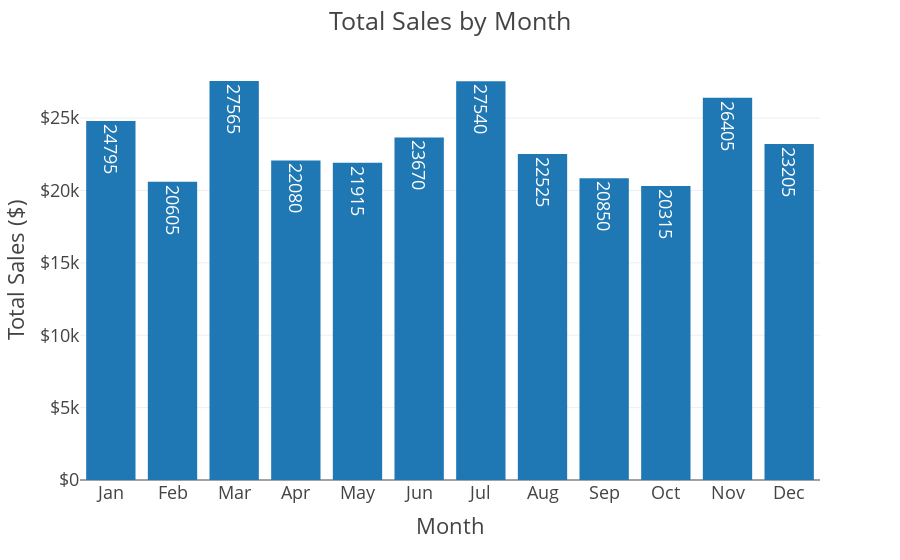

Here is the notebook cell this chart was saved with:
### Code cell
# Create the Plotly figure with text parameter
fig = px.bar(df_monthly,
             x='month_name',
             y='total_sales',
             template=plotly_template,
             text='total_sales')

# Set the layout
fig.update_layout(
    title='Total Sales by Month',
    xaxis_title='Month',
    yaxis_title='Total Sales ($)',
    yaxis_tickprefix='$',
)

# Show the plot
fig.show()

# Save the chart as a PNG image
fig.write_image(output_dir / 'monthly_sales.png',
                width=1200,
                height=400,
                scale=4)

### Figure 1 — Plotly figure (JSON) as saved in the notebook; plotly's stock layout.template omitted (floating-point values rounded to 4 significant figures)
{"data": [{"alignmentgroup": "True", "hovertemplate": "month_name=%{x}<br>total_sales=%{text}<extra></extra>", "legendgroup": "", "marker": {"color": "#1F77B4", "pattern": {"shape": ""}}, "name": "", "offsetgroup": "", "orientation": "v", "showlegend": false, "text": [24795, 20605, 27565, 22080, 21915, 23670, 27540, 22525, 20850, 20315, 26405, 23205], "textposition": "auto", "type": "bar", "x": ["Jan", "Feb", "Mar", "Apr", "May", "Jun", "Jul", "Aug", "Sep", "Oct", "Nov", "Dec"], "xaxis": "x", "y": [24795, 20605, 27565, 22080, 21915, 23670, 27540, 22525, 20850, 20315, 26405, 23205], "yaxis": "y"}], "layout": {"barmode": "relative", "legend": {"tracegroupgap": 0}, "margin": {"t": 60}, "title": {"text": "Total Sales by Month"}, "xaxis": {"anchor": "y", "domain": [0, 1], "title": {"text": "Month"}}, "yaxis": {"anchor": "x", "domain": [0, 1], "tickprefix": "$", "title": {"text": "Total Sales ($)"}}}}
